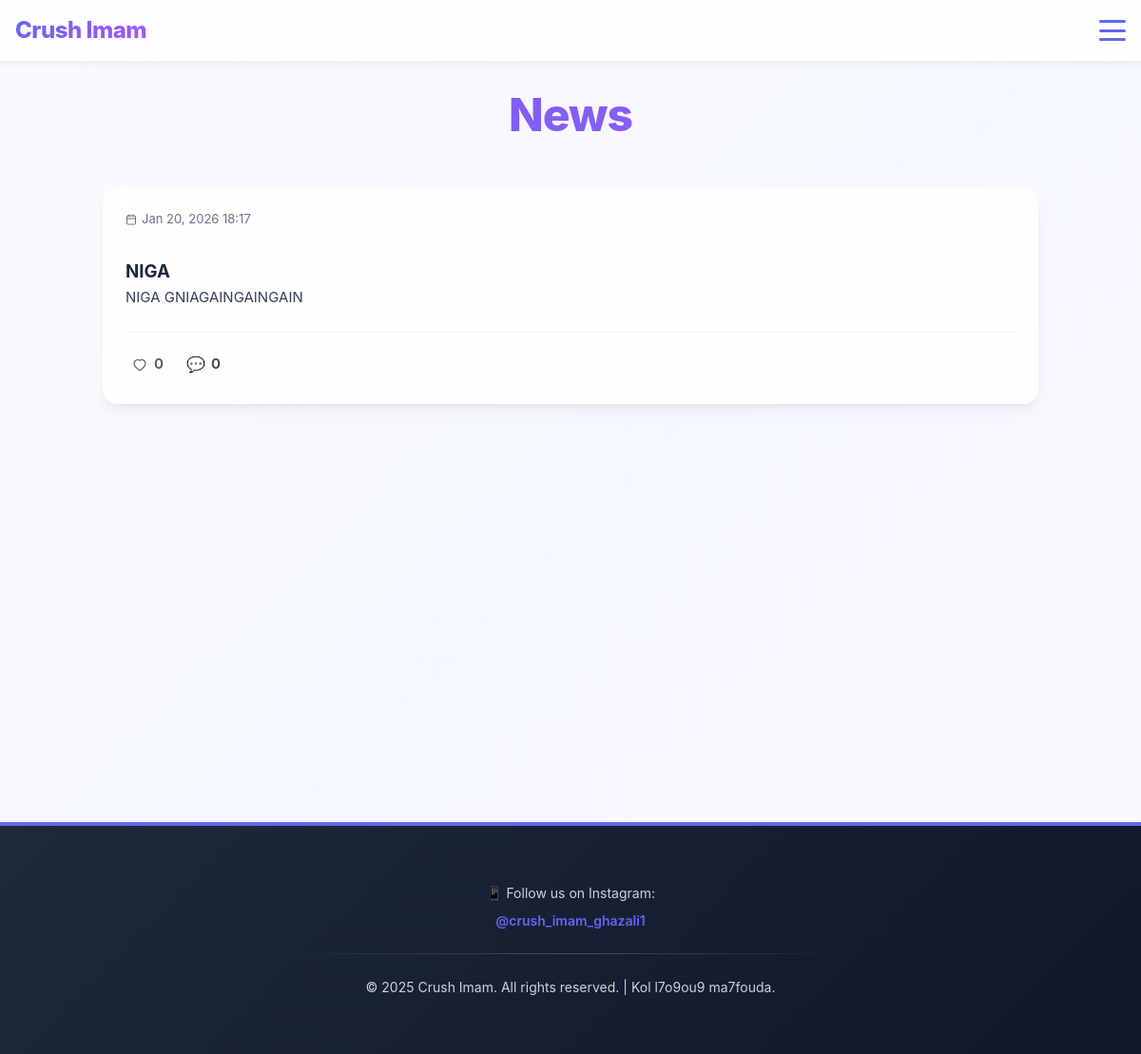
Page /news/ on the committed database.
### confessions/models.py (models this page shows, shortened)
class News(models.Model):
    title = models.CharField(max_length=255)
    body = models.TextField()
    image = models.ImageField(upload_to='news/', blank=True, null=True)
    created_at = models.DateTimeField(auto_now_add=True)
    author = models.ForeignKey(User, on_delete=models.SET_NULL, null=True, blank=True)
    comments = GenericRelation('Comment', related_query_name='news')
    votes = GenericRelation('Vote', related_query_name='news')
    class Meta:
            ordering = ['-created_at']
    @property
    def vote_total(self):
        res = self.votes.aggregate(total=Count('id'))
        return res.get('total') or 0

### confessions/views.py (the view)
# urls.py: path('news/', views.news_list, name='news_list'),
def news_list(request):
    qs = News.objects.all()
    paginator = Paginator(qs, 10)  # 10 news per page
    page = request.GET.get('page')
    try:
        news = paginator.page(page)
    except PageNotAnInteger:
        news = paginator.page(1)
    except EmptyPage:
        news = paginator.page(paginator.num_pages)
    if request.user.is_authenticated:
        ct = ContentType.objects.get_for_model(News)
        ids_on_page = [c.pk for c in news]
        liked_ids = set(Vote.objects.filter(user=request.user, content_type=ct, object_id__in=ids_on_page).values_list('object_id', flat=True))
        for c in news:
            c.user_liked = (c.pk in liked_ids)
    else:
        for c in news:
            c.user_liked = False
    return render(request, 'news_list.html', {'news_list': news})

### templates/news_list.html (shortened to what this page needs)
{% extends 'crushimam/base.html' %}
{% block content %}
<div class="container">
    <div class="confessions-wrapper">
        <div class="confessions-header">
            <h1>News</h1>
        </div>
        {% if news_list %}
            <div class="confessions-list">
                {% for item in news_list %}
                    <div class="confession-item" role="link" onclick="window.location.href='{% url 'news_detail' item.pk %}';">
                        <div class="confession-header-row">
                            <div class="confession-meta">
                                <span class="confession-date">
                                    {{ item.created_at|date:"M d, Y H:i" }}
                                </span>
                            </div>
                        </div>
                        <div class="confession-content">
                            <h3>{{ item.title }}</h3>
                            <p class="confession-text">{{ item.body|truncatewords:40 }}</p>
                        </div>
                        <div class="confession-footer">
                            <div class="confession-footer-left">
                                <form method="post" action="{% url 'add_vote' %}" onsubmit="event.stopPropagation();">
                                    <button type="submit" class="action-icon like-btn {% if item.user_liked %}liked{% endif %}" aria-pressed="{% if item.user_liked %}true{% else %}false{% endif %}">
                                        <svg class="heart-icon" width="18" height="18" viewBox="0 0 24 24" fill="none" xmlns="http://www.w3.org/2000/svg" aria-hidden="true">
                                            <path d="M12 21s-8-5.33-8-10a5 5 0 0 1 8-4 5 5 0 0 1 8 4c0 4.67-8 10-8 10z" stroke="currentColor" stroke-width="1.5" fill="none" stroke-linecap="round" stroke-linejoin="round"/>
                                        </svg>
                                        <span class="action-count">{{ item.vote_total|default:0 }}</span>
                                    </button>
                                </form>
                                <a href="{% url 'news_detail' item.pk %}#comments" class="action-icon reply-btn" onclick="event.stopPropagation();">
                                    <span class="icon">💬</span>
                                    <span class="action-count">{{ item.comments.count }}</span>
                                </a>
                            </div>
                        </div>
                    </div>
                {% endfor %}
            </div>
        {% else %}
            <div class="empty-state">
                <p>Makaynch akhbar.</p>
            </div>
        {% endif %}
    </div>
</div>
{% endblock %}

### static/css/styles.css (style rules this page uses)
:root { --color-primary: #6366f1; --color-primary-dark: #4f46e5; --color-secondary: #a855f7; --color-secondary-dark: #9333ea; --color-accent: #f59e0b; --color-rose: #f43f5e; --color-success: #10b981; --color-danger: #ef4444; --color-slate-50: #f8fafc; --color-slate-100: #f1f5f9; --color-slate-200: #e2e8f0; --color-slate-400: #94a3b8; --color-slate-500: #64748b; --color-slate-600: #475569; --color-slate-700: #334155; --color-slate-800: #1e293b; --color-slate-900: #0f172a; }
body { background: linear-gradient(135deg, #f8fafc 0%, rgba(224, 231, 255, 0.3) 50%, rgba(243, 232, 255, 0.3) 100%); font-family: -apple-system, BlinkMacSystemFont, 'Segoe UI', Roboto, 'Helvetica Neue', Arial, sans-serif; color: var(--color-slate-700); min-height: 100vh; margin: 0; }
.container { max-width: 800px; margin: 0 auto; padding: 24px 16px; }
.confessions-wrapper { animation: fadeInUp 0.5s ease-out; }
.confessions-header { text-align: center; margin-bottom: 40px; animation: fadeIn 0.6s ease-out; display: block; }
.confessions-header h1 { font-size: 3rem; font-weight: 800; background: linear-gradient(90deg, var(--color-primary) 0%, var(--color-secondary) 100%); -webkit-background-clip: text; -webkit-text-fill-color: transparent; background-clip: text; margin-bottom: 12px; letter-spacing: -0.02em; }
.confessions-list { display: flex; flex-direction: column; gap: 20px; margin-bottom: 40px; }
.confession-item { background: rgba(255, 255, 255, 0.85); backdrop-filter: blur(12px); border: none; border-radius: 16px; padding: 24px; box-shadow: 0 10px 15px -3px rgba(0, 0, 0, 0.05), 0 4px 6px -2px rgba(100, 116, 139, 0.05); transition: all 0.3s ease; animation: fadeInUp 0.5s ease-out; animation-fill-mode: both; }
.confession-item:nth-child(1) { animation-delay: 0.1s; }
.confession-header-row { display: flex; justify-content: space-between; align-items: center; margin-bottom: 16px; flex-wrap: wrap; gap: 12px; }
.confession-meta { display: flex; align-items: center; gap: 12px; flex-wrap: wrap; }
.confession-date { font-size: 13px; color: var(--color-slate-400); display: flex; gap: 5px; justify-items: center; align-items: center; }
.confession-content { margin: 16px 0; }
.confession-content h3 { font-size: 1.17em; font-weight: bold; unicode-bidi: isolate; color: var(--color-slate-800); }
.confession-text { color: var(--color-slate-700); font-size: 15px; line-height: 1.7; white-space: pre-wrap; word-wrap: break-word; }
.confession-footer { display: flex; justify-content: space-between; align-items: center; padding-top: 16px; border-top: 1px solid var(--color-slate-100); flex-wrap: wrap; gap: 12px; }
.confession-footer-left { display: flex; align-items: center; gap: 10px; }
.action-icon { display: inline-flex; align-items: center; gap: 6px; padding: 6px 8px; border-radius: 8px; color: var(--color-slate-700); text-decoration: none; background: transparent; transition: transform 0.15s ease, background 0.15s ease; box-sizing: border-box; }
.action-icon.like-btn { background: transparent; box-shadow: none; border: none; padding: 4px 6px; border-radius: 8px; color: var(--color-slate-600); box-shadow: none !important; }
.action-icon.like-btn .heart-icon { display: inline-block; vertical-align: middle; }
.action-count { font-weight: 600; font-size: 0.95rem; }
.confession-item[role="link"] { cursor: pointer; }
button[type="submit"], input[type="submit"] { padding: 10px 20px; border-radius: 8px; font-weight: 600; font-size: 13px; border: none; cursor: pointer; background: linear-gradient(135deg, var(--color-primary) 0%, var(--color-secondary) 100%); color: white; transition: all 0.3s cubic-bezier(0.22, 0.9, 0.32, 1); box-shadow: 0 2px 8px rgba(99, 102, 241, 0.2); }
.container { max-width: 800px; margin: 0 auto; padding: 20px; min-height: 100vh; }
.confession-date { font-size: 13px; color: var(--color-slate-500); }
.confession-content { margin-bottom: 24px; }
.like-btn { background: transparent; border: none; cursor: pointer; font-size: 24px; padding: 8px; transition: all 0.2s ease; filter: grayscale(100%); }
.confession-text { margin-bottom: 15px; }
.confession-meta { margin-bottom: 15px; }
.confession-footer { margin-top: 15px; padding-top: 15px; border-top: 1px solid var(--color-slate-100); }

### rows in the picture
News: created_at "Jan 20, 2026 18:17", title "NIGA", body "NIGA GNIAGAINGAINGAIN", vote_total "0", comments.count "0"
